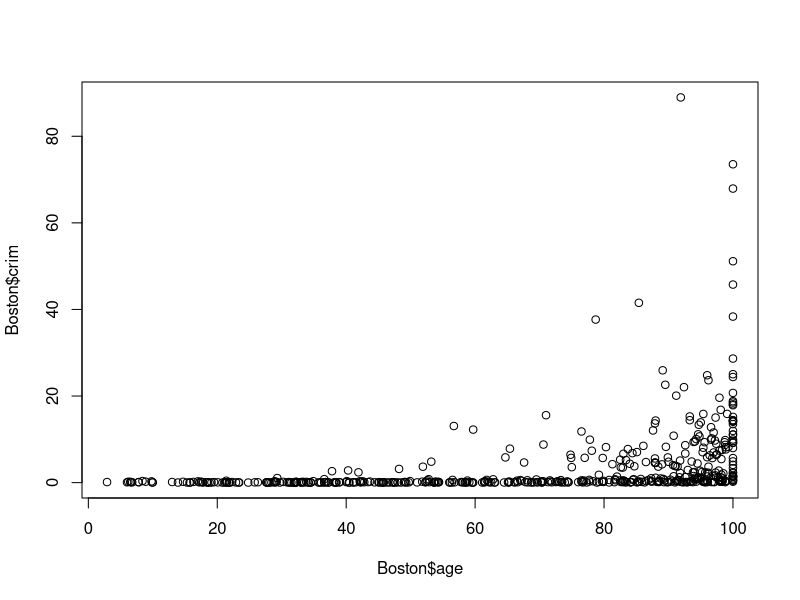
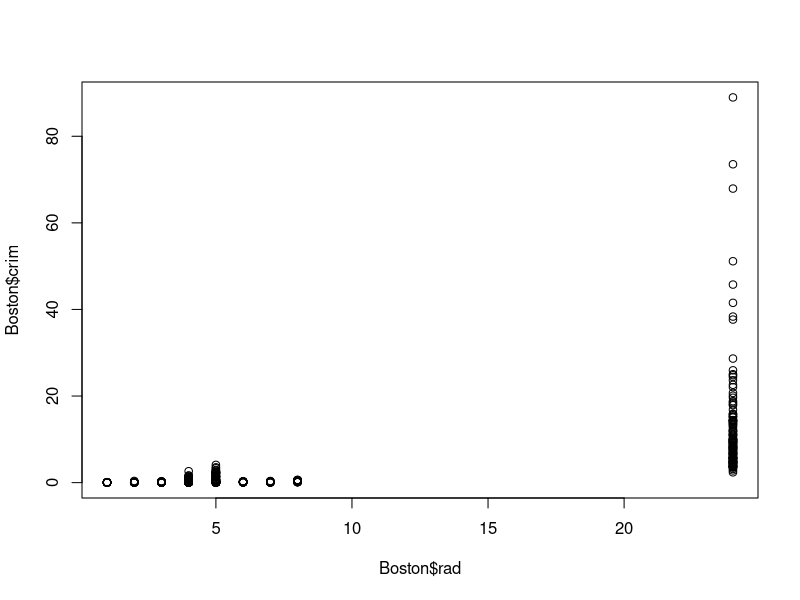
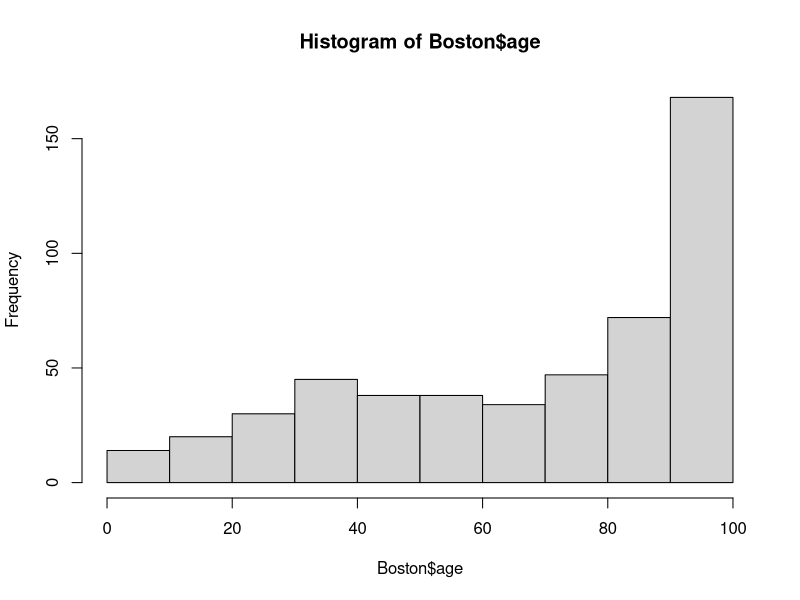
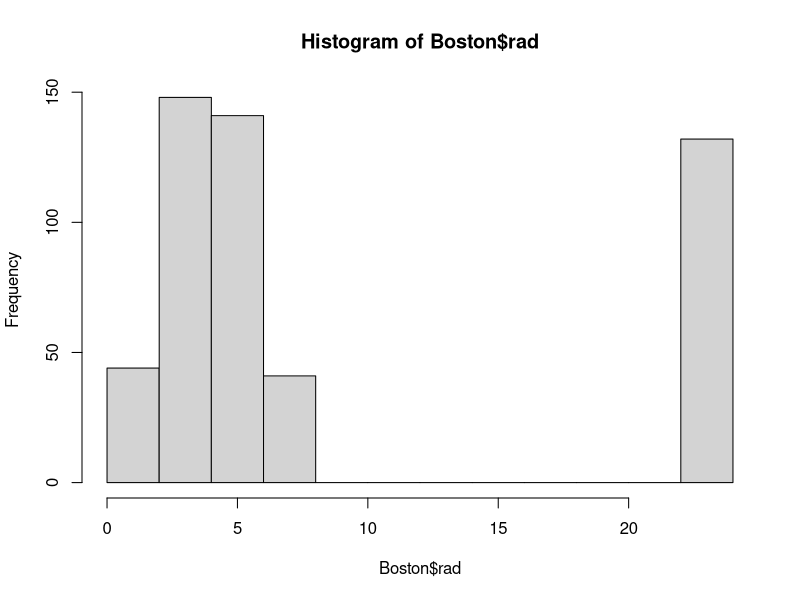
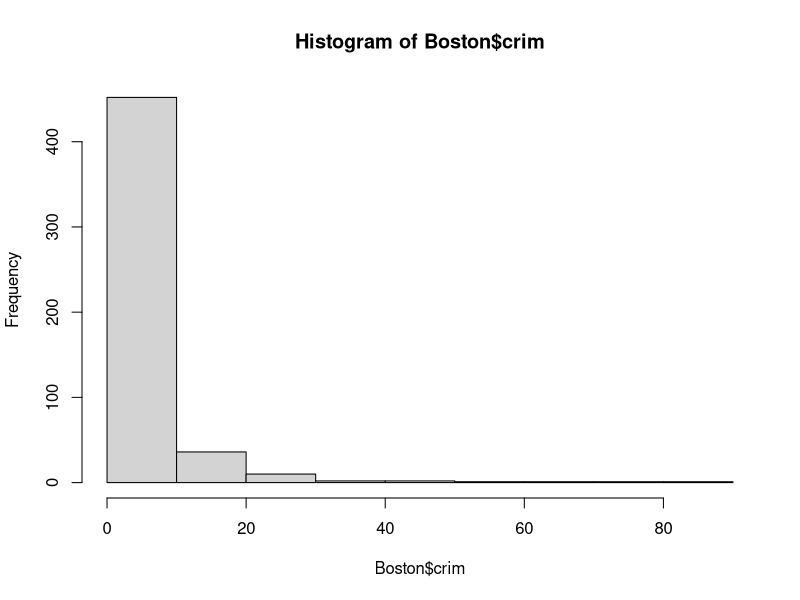

Recreate these plots in R, in order. (Note: this script raises an error after producing the figures.)
#install.packages("MASS")
library(MASS)

data("Boston")
head(Boston)
?Boston
summary(Boston)
dim(Boston)


#set up training and test sets
#install.packages("FNN")
library(FNN)
set.seed(100)
train = sample(1:506, 350, replace=F)

train.x = Boston[train,c("age","rad")]
train.y = Boston[train,"crim"]
valid.x = Boston[-train,c("age","rad")]
plot(Boston$age, Boston$crim)
plot(Boston$rad, Boston$crim)
hist(Boston$age)
hist(Boston$rad)
hist(Boston$crim)


train.x.std = scale(train.x)

attr(train.x.std, "scaled:center")
attr(train.x.std, "scaled:scale")

#standardize validation set with mean and standard deviation of the training set
valid.x.std = scale(valid.x, center = attr(train.x.std, "scaled:center"), scale = attr(train.x.std, "scaled:scale"))

#do the analysis
predictions = knn.reg(train.x.std, valid.x.std, train.y, k=25)
predictions$pred[1:10] #look at first 10

#mean squared error
mean((Boston[-train,"crim"] - predictions$pred)^2)

length(predictions$pred) 
length(Boston[-train,"crim"])

#finish web works week 1
#prob 1 week 2
attach(Boston)
age.std = scale(age)
rad.std = scale(rad)
BostonStd = data.frame(age,age.std,rad,rad.std,crim)
dim(BostonStd)
x.std = cbind(BostonStd$age.std,BostonStd$rad.std)

#do the analysis
predictions = knn.reg(x.std, x.std, crim, k=25)
predictions$pred[1:10] #look at first 10

#mean squared error
mean((BostonStd[,"crim"] - predictions$pred)^2)


#prob 2 week 2
num_examples = dim(Boston)[1]

#mse = sample(groups,n)  #orders randomly, with seed (2) to determine starting point
#cvgroups
#prediction via cross-validation
allpredictedCV = rep(0,num_examples)
for (i in 1:num_examples)  {
  train.x = Boston[-i,c("age","rad")]
  train.y = Boston[-i,"crim"]
  valid.x = Boston[i,c("age","rad")]
  
  train.x.std = scale(train.x)
  attr(train.x.std, "scaled:center")
  attr(train.x.std, "scaled:scale")
  
  #standardize validation set with mean and standard deviation of the training set
  valid.x.std = scale(valid.x, center = attr(train.x.std, "scaled:center"), scale = attr(train.x.std, "scaled:scale"))
  
  #do the analysis
  predictions = knn.reg(train.x.std, valid.x.std, train.y, k=25)
  #print(class(predictions$pred))
  print(predictions$pred)
  allpredictedCV[i] = predictions$pred
  
  
  #mean squared error
  #mean((Boston[-train,"crim"] - predictions$pred)^2)
  
  #mean squared error
  #mean((BostonStd[,"crim"] - predictions$pred)^2)
}

#plot(Fullfit$fitted.values,BodyFatSiri)
#abline(0,1)
#points(allpredictedCV,BodyFatSiri,pch=20,col="red")

#the cross-validation assessment part
LeaveOneOutCV = sum((Boston[,"crim"]-allpredictedCV)^2)/num_examples
LeaveOneOutCV


#problem 3 web works
k = 10 #using 10-fold cross-validation
groups = c(rep(1:k,floor(num_examples/k)),1:(num_examples-floor(num_examples/k)*k))  #produces list of group labels
#groups

#floor(num_examples/k)
#num_examples-floor(num_examples/k)*k

set.seed(100)
cvgroups = sample(groups,num_examples)  #orders randomly, with seed (2) to determine starting point
cvgroups
#prediction via cross-validation
allpredictedCV = rep(0,num_examples)

for (i in 1:k)  {
  groupi = (cvgroups == i)
  #lmfitCV = lm(formula = Fullmodel,data=bodyfat,subset=!groupi)
  #allpredictedCV[groupi] = predict.lm(lmfitCV,bodyfat[groupi,])
  
  train.x = Boston[!groupi,c("age","rad")]
  train.y = Boston[!groupi,"crim"]
  valid.x = Boston[groupi,c("age","rad")]
  
  train.x.std = scale(train.x)
  attr(train.x.std, "scaled:center")
  attr(train.x.std, "scaled:scale")
  
  #standardize validation set with mean and standard deviation of the training set
  valid.x.std = scale(valid.x, center = attr(train.x.std, "scaled:center"), scale = attr(train.x.std, "scaled:scale"))
  
  #do the analysis
  predictions = knn.reg(train.x.std, valid.x.std, train.y, k=25)
  #print(class(predictions$pred))
  #print(predictions$pred)
  #print(length(predictions$pred))
  #print(length(Boston[groupi,"crim"]))
  #allpredictedCV[i] = ((Boston[groupi,"crim"]-predictions$pred)^2)/length(predictions$pred)
  #allpredictedCV[i] = mean((Boston[groupi,"crim"]-predictions$pred)^2)
  allpredictedCV[groupi] = predictions$pred
}

#mean(allpredictedCV)
mean( (Boston[,"crim"] - allpredictedCV)^2 )

#problem 3 hint
mfoldCVpredictions = rep(NA,n)
for (fold in 1:m) {
  train.x = x.std[cvgroups != fold,]
  train.x.std = scale(train.x)
  train.y = y[cvgroups != fold]
  valid.x = x.std[cvgroups == fold,]
  valid.x.std = scale(valid.x, 
                      center = attr(train.x.std, "scaled:center"), 
                      scale = attr(train.x.std, "scaled:scale"))
  predictions = knn.reg(train.x.std, valid.x.std, train.y, k = 25)
  mfoldCVpredictions[cvgroups == fold] = predictions$pred
}
mean( (y - mfoldCVpredictions)^2 )
